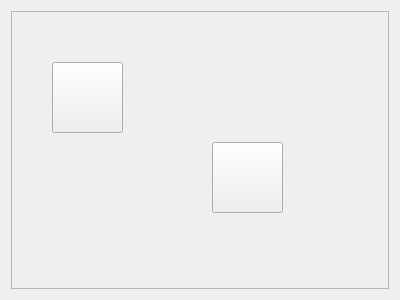
<?xml version="1.0" encoding="UTF-8"?>
<ui version="4.0">
 <class>Tab3ControlPannel</class>
 <widget class="QWidget" name="Tab3ControlPannel">
  <property name="geometry">
   <rect>
    <x>0</x>
    <y>0</y>
    <width>400</width>
    <height>300</height>
   </rect>
  </property>
  <property name="windowTitle">
   <string>Form</string>
  </property>
  <layout class="QVBoxLayout" name="verticalLayout">
   <item>
    <widget class="QScrollArea" name="scrollArea">
     <property name="widgetResizable">
      <bool>true</bool>
     </property>
     <widget class="QWidget" name="scrollAreaWidgetContents">
      <property name="geometry">
       <rect>
        <x>0</x>
        <y>0</y>
        <width>547</width>
        <height>344</height>
       </rect>
      </property>
      <layout class="QFormLayout" name="formLayout">
       <item row="0" column="0">
        <widget class="QLabel" name="label">
         <property name="text">
          <string/>
         </property>
         <property name="pixmap">
          <pixmap resource="Images.qrc">:/Images/Images/room1.png</pixmap>
         </property>
        </widget>
       </item>
      </layout>
      <widget class="QPushButton" name="pPBplug">
       <property name="geometry">
        <rect>
         <x>200</x>
         <y>130</y>
         <width>71</width>
         <height>71</height>
        </rect>
       </property>
       <property name="text">
        <string/>
       </property>
       <property name="icon">
        <iconset resource="Images.qrc">
         <normaloff>:/Images/Images/plug_off.png</normaloff>
         <normalon>:/Images/Images/plug_on.png</normalon>:/Images/Images/plug_off.png</iconset>
       </property>
       <property name="iconSize">
        <size>
         <width>70</width>
         <height>70</height>
        </size>
       </property>
       <property name="checkable">
        <bool>true</bool>
       </property>
      </widget>
      <widget class="QPushButton" name="pPBlamp">
       <property name="geometry">
        <rect>
         <x>40</x>
         <y>50</y>
         <width>71</width>
         <height>71</height>
        </rect>
       </property>
       <property name="text">
        <string/>
       </property>
       <property name="icon">
        <iconset resource="Images.qrc">
         <normaloff>:/Images/Images/light_off.png</normaloff>
         <normalon>:/Images/Images/light_on.png</normalon>:/Images/Images/light_off.png</iconset>
       </property>
       <property name="iconSize">
        <size>
         <width>70</width>
         <height>70</height>
        </size>
       </property>
       <property name="checkable">
        <bool>true</bool>
       </property>
      </widget>
      <zorder>label</zorder>
      <zorder>pPBlamp</zorder>
      <zorder>pPBplug</zorder>
     </widget>
    </widget>
   </item>
  </layout>
 </widget>
 <resources>
  <include location="Images.qrc"/>
 </resources>
 <connections/>
</ui>
